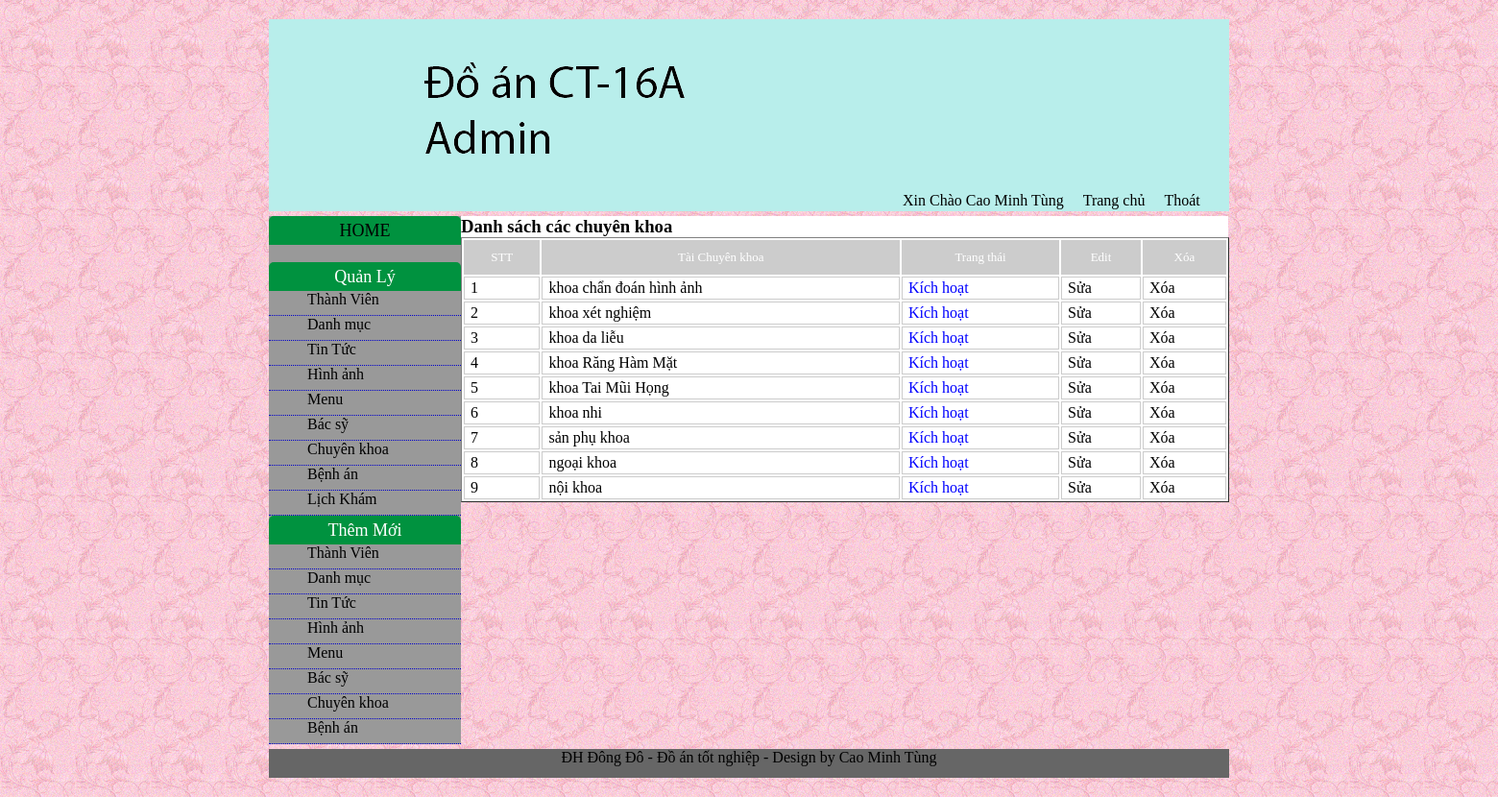
The app's page /admin/quantri.php?page=khoa&act=list (signed in) with its own data.
### tables this page shows
CREATE TABLE IF NOT EXISTS `chuyenkhoa` (
  `khoa_id` int(10) unsigned NOT NULL AUTO_INCREMENT,
  `ten_khoa` varchar(250) NOT NULL,
  `trangthai` int(1) NOT NULL,
  PRIMARY KEY (`khoa_id`)
);

### admin/modul/khoa/list.php (the view, shortened to what this page needs)
<h3>Danh sách các chuyên khoa</h3>
<?php
	$sql = "select *from chuyenkhoa";
	$result = mysql_query($sql);
?>
<table width="800" height="57" border="1">
  <tr class="title">
    <td>STT</td>
    <td>Tài Chuyên khoa</td>
    <td>Trang thái</td>
    <td>Edit</td>
    <td>Xóa</td>
  </tr>
  <?php	$stt = 1; while($data = mysql_fetch_assoc($result)) { ?>
  	<tr>
    	<td><?php echo $stt; ?></td>
        <td><?php echo $data['ten_khoa']; ?></td>
        <td><?php if($data['trangthai'] == 1){echo "<font color='#0000FF'>Kích hoạt</font>";}else{echo "Tắt";} ?></td>
        <td><a href="<?php echo BASEURL."admin/quantri.php?page=khoa&act=edit&khoaid=".$data['khoa_id']; ?>">Sửa</a></td>
        <td><a href="<?php echo BASEURL."admin/quantri.php?page=khoa&act=del&khoaid=".$data['khoa_id']; ?>" onclick="return askconfim()">Xóa</a></td>
    </tr>
  <?php $stt++; } ?>
</table>

### admin/style.css (style rules this page uses)
* { margin:0px; padding:0px }
a { text-decoration:none; color:#000 }
body { background:url(images/background_03.png) repeat }
.title { width:200px; height:30px; background:#00923f; border-top-left-radius:5px;border-top-right-radius:5px; line-height:30px; text-align:center; color:#FFF; font-size:18px }

### admin/modul/khoa/list.php (style rules this page uses)
td { border:1px solid #CCC; padding:2px 6px; }
tr.title td { background:#CCC; text-align:center; color:#FFF; font-size:13px }

### records on screen
chuyenkhoa: ten_khoa "khoa chẩn đoán hình ảnh", trangthai "Kích hoạt"
chuyenkhoa: ten_khoa "khoa xét nghiệm", trangthai "Kích hoạt"
chuyenkhoa: ten_khoa "khoa da liễu", trangthai "Kích hoạt"
chuyenkhoa: ten_khoa "khoa Răng Hàm Mặt", trangthai "Kích hoạt"
chuyenkhoa: ten_khoa "khoa Tai Mũi Họng", trangthai "Kích hoạt"
chuyenkhoa: ten_khoa "khoa nhi", trangthai "Kích hoạt"
chuyenkhoa: ten_khoa "sản phụ khoa", trangthai "Kích hoạt"
chuyenkhoa: ten_khoa "ngoại khoa", trangthai "Kích hoạt"
chuyenkhoa: ten_khoa "nội khoa", trangthai "Kích hoạt"

### other values on screen
$_SESSION['fullname'] "Cao Minh Tùng"
